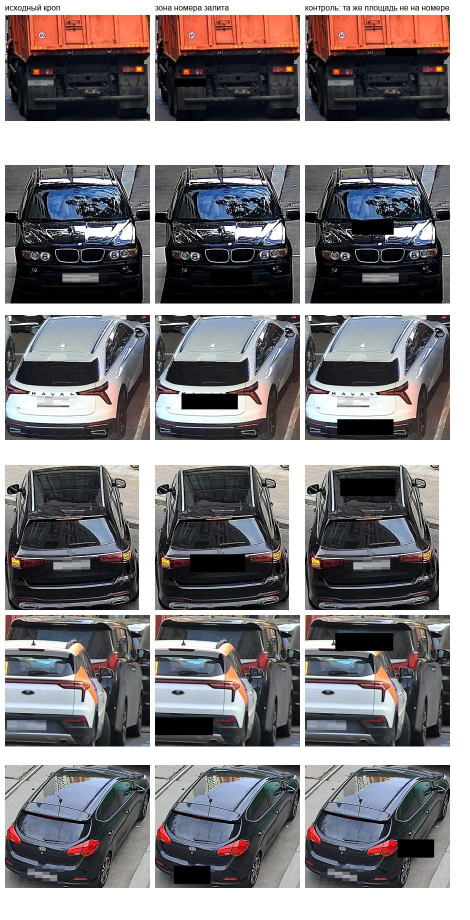
#> input picture ml/validation/plate_control_examples.jpg, 940 x 1840 px (shown at 1/2 size)
$ python -i plate_mask.py   (imports and definitions only)
#> lines starting #> are read from the running program, lines starting #| are printed output that depends on the picture
"""Поиск анонимизированного номера на кропе ТС — для контрольного прогона «номер залит».

Номера на кадрах датасета закрыты пикселизацией: плоские блоки (соседние пиксели
равны с точностью ±2) со ступеньками на общей сетке. Плоское стекло или краска дают
плоскость, но не сетку ступенек — по ней и отличаем. Координат номеров организаторы
не передают (ответ 48), поэтому это приближение их контрольной версии теста.
Не участвует в инференсе: только диагностика `scripts/plate_control.py`.
"""

from __future__ import annotations

import numpy as np
from scipy import ndimage

Box = tuple[int, int, int, int]  # x0, y0, x1, y1 в координатах кропа, x1/y1 исключительно


def _flat(a: np.ndarray) -> np.ndarray:
    eqx = np.all(np.abs(a[:, 1:] - a[:, :-1]) <= 2, axis=2)
    eqy = np.all(np.abs(a[1:, :] - a[:-1, :]) <= 2, axis=2)
    f = np.zeros(a.shape[:2], bool)
    f[:-1, :-1] = eqx[:-1, :] & eqy[:, :-1]
    return f


def _grid(gray: np.ndarray) -> tuple[float, float, float]:
    """(доля плоских переходов, доля ступенек, выровненность ступенек по линиям сетки)."""
    dx = np.abs(np.diff(gray, axis=1))
    dy = np.abs(np.diff(gray, axis=0))
    flat = (np.mean(dx <= 1) + np.mean(dy <= 1)) / 2
    steps = (np.mean(dx >= 5) + np.mean(dy >= 5)) / 2

    def align(s: np.ndarray, axis: int) -> float:
        frac = s.mean(axis=axis)  # у пикселизации ступенька тянется через весь блок
        return float((frac**2).sum() / frac.sum()) if frac.sum() else 0.0

    return float(flat), float(steps), min(align(dx >= 5, 0), align(dy >= 5, 1))


def plate_boxes(rgb: np.ndarray, pad: float = 0.12) -> list[Box]:
    """Все пикселизованные области формы номера в нижних 70 % кропа, с запасом по краям."""
    a = rgb.astype(np.int16)
    H, W = a.shape[:2]
    lum = a.mean(axis=2)
    m = _flat(a) & (lum > 60) & (lum < 245)
    m = ndimage.binary_opening(m, np.ones((3, 3), bool))
    m = ndimage.binary_closing(m, np.ones((5, 11), bool))
    labels, _ = ndimage.label(m, np.ones((3, 3), bool))
    out = []
    for i, sl in enumerate(ndimage.find_objects(labels), start=1):
        y0, y1, x0, x1 = sl[0].start, sl[0].stop, sl[1].start, sl[1].stop
        w, h = x1 - x0, y1 - y0
        area = int((labels[sl] == i).sum())
        if not (0.05 * W <= w <= 0.45 * W and 6 <= h <= 0.14 * H and 1.3 <= w / h <= 8):
            continue
        if area / (w * h) < 0.45 or (y0 + y1) / 2 < 0.3 * H:
            continue
        flat, steps, align = _grid(lum[y0:y1, x0:x1])
        if flat < 0.55 or steps < 0.015 or align < 0.4:
            continue
        px, py = pad * w, pad * 2 * h
        out.append(
            (int(max(0, x0 - px)), int(max(0, y0 - py)), int(min(W, x1 + px)), int(min(H, y1 + py)))
        )
    return out


def control_boxes(boxes: list[Box], size: tuple[int, int], seed: int) -> list[Box]:
    """Прямоугольники того же размера в случайном месте кропа, не задевающие номер."""
    W, H = size
    rng = np.random.default_rng(seed)
    out = []
    for x0, y0, x1, y1 in boxes:
        w, h = x1 - x0, y1 - y0
        for _ in range(100):
            cx, cy = int(rng.integers(0, W - w + 1)), int(rng.integers(0, H - h + 1))
            c = (cx, cy, cx + w, cy + h)
            if all(c[2] <= b[0] or c[0] >= b[2] or c[3] <= b[1] or c[1] >= b[3] for b in boxes):
                out.append(c)
                break
    return out

>>> import cv2
>>> picture = cv2.imread('../validation/plate_control_examples.jpg', cv2.IMREAD_GRAYSCALE)
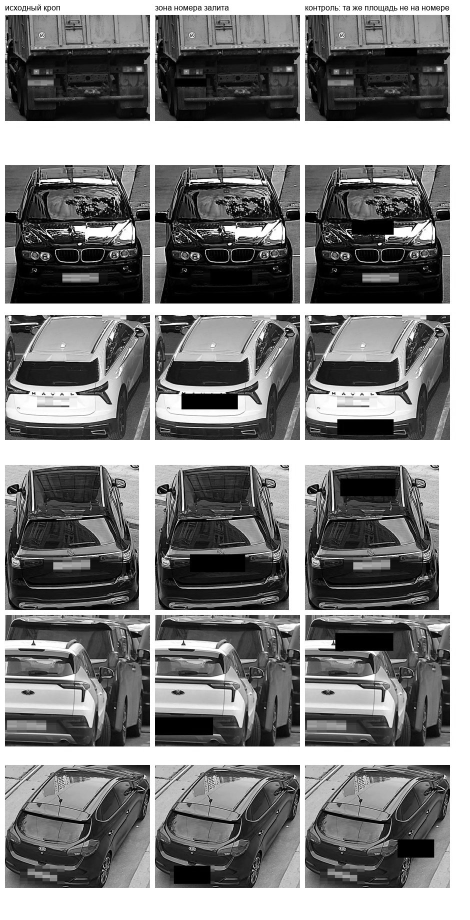
#> picture: shape (1840, 940) (shown at 1/2 size); min 0, max 255, mean 128.5
>>> result = plate_boxes(picture)
#> (the run stopped early here; a loop or call above may not have finished)
